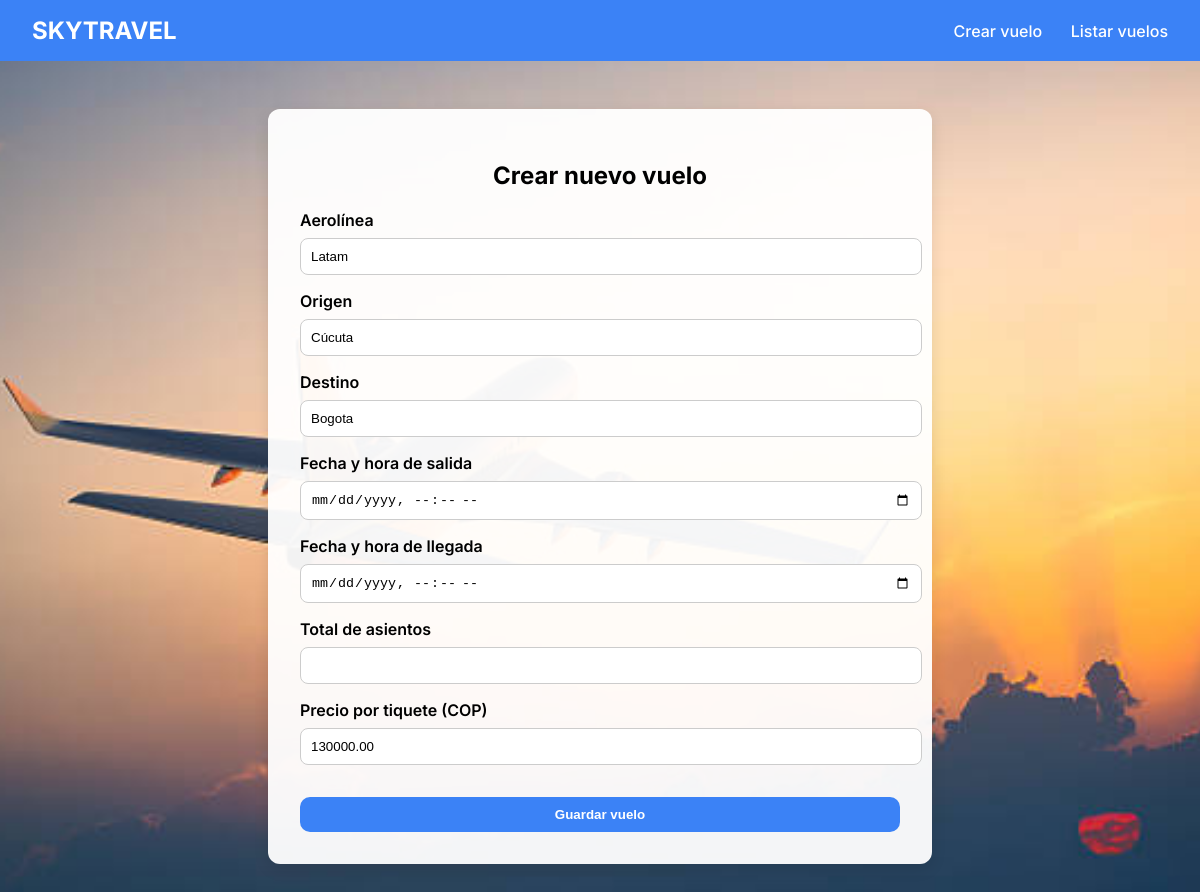
The page /api/vuelos/editar-vuelo/5/ (signed in) on the database its author committed.
### flights/models.py (models this page shows, shortened)
class Flight(models.Model):
    airline = models.CharField(max_length=100)
    origin = models.CharField(max_length=100)
    destination = models.CharField(max_length=100)
    departure_time = models.DateTimeField()
    arrival_time = models.DateTimeField()
    price = models.DecimalField(max_digits=10, decimal_places=2, default=0.00)
    created_by = models.ForeignKey(settings.AUTH_USER_MODEL, on_delete=models.CASCADE)
    is_active = models.BooleanField(default=True)  # para cancelación futura

### flights/views.py (the view)
# urls.py: path('editar-vuelo/<int:vuelo_id>/', views.editar_vuelo, name='editar_vuelo'),
@user_passes_test(lambda u: u.is_staff)
def editar_vuelo(request, vuelo_id):
    vuelo = get_object_or_404(Flight, id=vuelo_id)
    if request.method == 'POST':
        form = FlightForm(request.POST, instance=vuelo)
        if form.is_valid():
            vuelo = form.save(commit=False)
            vuelo.created_by = request.user
            vuelo.save()
            return redirect('listar_vuelos')
    else:
        form = FlightForm(instance=vuelo)
    return render(request, 'crear_vuelo.html', {'form': form, 'autorizado': True})

### flights/forms.py
class FlightForm(forms.ModelForm):
    total_seats = forms.IntegerField(min_value=1)
    price = forms.DecimalField(min_value=0, max_digits=10, decimal_places=2)
    class Meta:
        model = Flight
        fields = ['airline', 'origin', 'destination', 'departure_time', 'arrival_time', 'price']

### usuarios/templates/crear_vuelo.html (shortened to what this page needs)
{% load static %}
<!DOCTYPE html>
<html lang="es">
<head>
</head>
<body>
  <nav>
    <div class="logo">SKYTRAVEL</div>
    <div class="links">
      <a href="{% url 'crear_vuelo' %}">Crear vuelo</a>
      <a href="{% url 'listar_vuelos' %}">Listar vuelos</a>
    </div>
  </nav>
  <div class="container">
    <h2 style="text-align:center;">Crear nuevo vuelo</h2>
    <form method="POST">
      {% if autorizado %}
        <label for="id_airline">Aerolínea</label>
        {{ form.airline }}
        <label for="id_origin">Origen</label>
        {{ form.origin }}
        <label for="id_destination">Destino</label>
        {{ form.destination }}
        <label for="id_departure_time">Fecha y hora de salida</label>
        <input type="datetime-local" name="departure_time" required>
        <label for="id_arrival_time">Fecha y hora de llegada</label>
        <input type="datetime-local" name="arrival_time" required>
        <label for="id_total_seats">Total de asientos</label>
        {{ form.total_seats }}
        <label for="id_price">Precio por tiquete (COP)</label>
        {{ form.price }}
        <button type="submit">Guardar vuelo</button>
      {% endif %}
    </form>
  </div>
</body>
</html>

### rows shown on the page
Flight: airline "Latam", origin "Cúcuta", destination "Bogota", price "130000.00"
